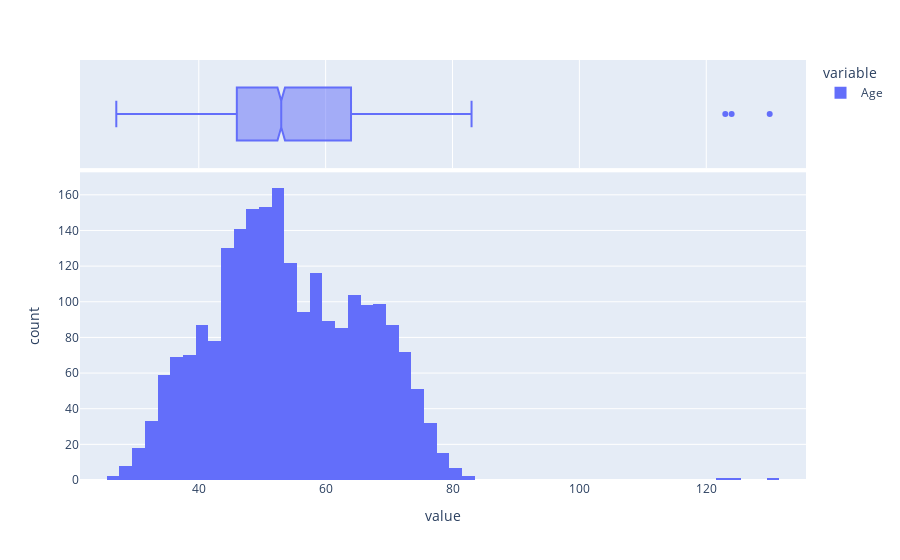

The notebook cell saved with this chart:
### Markdown cell above
We can see vary natural observation, specifically, the older generation tends to have teenagers residing in their households, while individuals younger than 50 years are more likely to have children under the age of 13-14 living with them.

### Code cell
fig = px.histogram(customers_data.Age, marginal="box")
fig.show()

print(f"Skewness of Age Distribution is {customers_data.Age.skew()}")

### Figure 1 — Plotly figure (JSON) as saved in the notebook; plotly's stock layout.template omitted (floating-point values rounded to 4 significant figures; data arrays with more than 128 entries replaced by an {"elided": "..."} marker saying what was removed)
{"data": [{"alignmentgroup": "True", "bingroup": "x", "hovertemplate": "variable=Age<br>value=%{x}<br>count=%{y}<extra></extra>", "legendgroup": "Age", "marker": {"color": "#636efa", "pattern": {"shape": ""}}, "name": "Age", "offsetgroup": "Age", "orientation": "v", "showlegend": true, "type": "histogram", "x": {"elided": "2240 int values"}, "xaxis": "x", "yaxis": "y"}, {"alignmentgroup": "True", "hovertemplate": "variable=Age<br>value=%{x}<extra></extra>", "legendgroup": "Age", "marker": {"color": "#636efa"}, "name": "Age", "notched": true, "offsetgroup": "Age", "showlegend": false, "type": "box", "x": {"elided": "2240 int values"}, "xaxis": "x2", "yaxis": "y2"}], "layout": {"barmode": "relative", "legend": {"title": {"text": "variable"}, "tracegroupgap": 0}, "margin": {"t": 60}, "xaxis": {"anchor": "y", "domain": [0.0, 1.0], "title": {"text": "value"}}, "xaxis2": {"anchor": "y2", "domain": [0.0, 1.0], "matches": "x", "showgrid": true, "showticklabels": false}, "yaxis": {"anchor": "x", "domain": [0.0, 0.7326], "title": {"text": "count"}}, "yaxis2": {"anchor": "x2", "domain": [0.7426, 1.0], "matches": "y2", "showgrid": false, "showline": false, "showticklabels": false, "ticks": ""}}}
